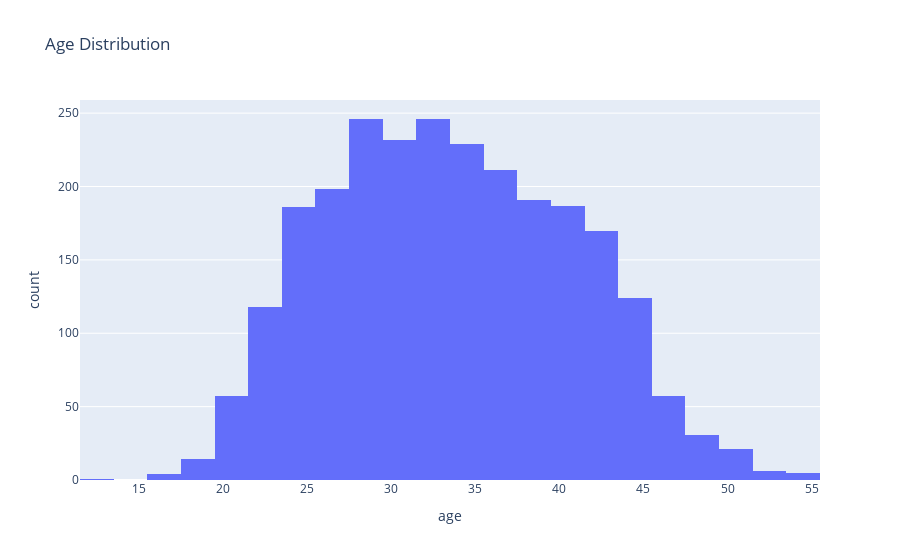

Notebook source saved alongside this figure:
### Markdown cell above
##  Graph 1: Age Distribution

A histogram is generated using Plotly Express to show the distribution of the computed **age** values.

### Code cell
# Graph 1: Age Distribution
px.histogram(df_fin, x='age', nbins=40, title='Age Distribution').show()

### Figure 1 — Plotly figure (JSON) as saved in the notebook; plotly's stock layout.template omitted (floating-point values rounded to 4 significant figures; data arrays with more than 128 entries replaced by an {"elided": "..."} marker saying what was removed)
{"data": [{"alignmentgroup": "True", "bingroup": "x", "hovertemplate": "age=%{x}<br>count=%{y}<extra></extra>", "legendgroup": "", "marker": {"color": "#636efa", "pattern": {"shape": ""}}, "name": "", "nbinsx": 40, "offsetgroup": "", "orientation": "v", "showlegend": false, "type": "histogram", "x": {"elided": "2534 int values"}, "xaxis": "x", "yaxis": "y"}], "layout": {"autosize": true, "barmode": "relative", "legend": {"tracegroupgap": 0}, "title": {"text": "Age Distribution"}, "xaxis": {"anchor": "y", "autorange": true, "domain": [0, 1], "range": [11.5, 55.5], "title": {"text": "age"}, "type": "linear"}, "yaxis": {"anchor": "x", "autorange": true, "domain": [0, 1], "range": [0, 258.9], "title": {"text": "count"}}}}
